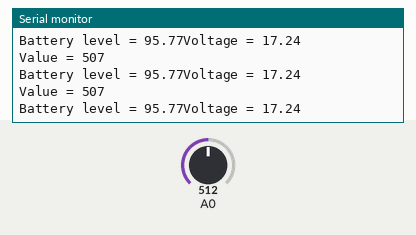
This sketch was run on a simulated ESP8266 (NodeMCU). Parts: the last lines printed to the serial monitor. Inputs (shaded band) come from the test bench; at power-on: A0 = 512. WiFi joins after 1.5 s; servers stay silent unless stated.

Above: at 3.0 s.
3.1 s: A0 set to 716
At 3.11 s:
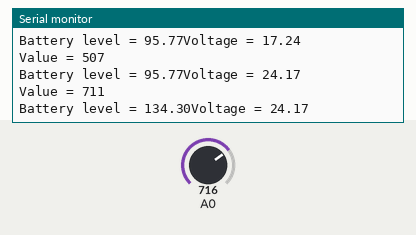
6.1 s: A0 set to 900
At 13.51 s:
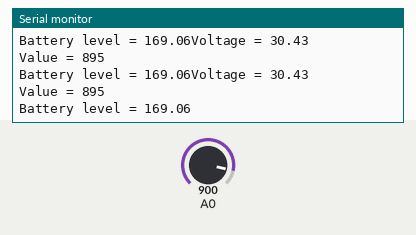
Timing chart, 0 to 13.6 s (numbered marks = the images above; inputs shaded):
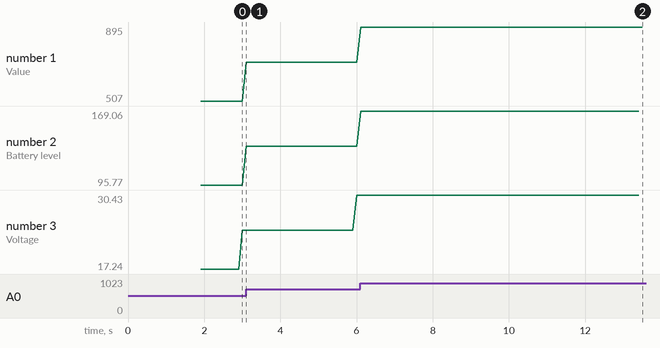

The sketch:

Battery_Controller.ino
```cpp
#define BLYNK_TEMPLATE_ID ""
#define BLYNK_TEMPLATE_NAME "EV Battery Status"
#define BLYNK_AUTH_TOKEN ""

//#include <WiFi.h>
//#include <ESP8266WiFi.h>

#include <BlynkSimpleEsp8266.h>
BlynkTimer timer;

char auth[] = BLYNK_AUTH_TOKEN;
char ssid[] = "hello";
char pass[] = "123456789";

int value = 0;
float voltage, battery, q = 18;

void eee(){
    value = analogRead(A0);
    value = value-5;
    voltage = value * 0.034;
    battery = (voltage*100)/q;
    Blynk.virtualWrite(V0,voltage);
    Blynk.virtualWrite(V1,battery);
    Serial.print("Voltage = ");
    Serial.println(voltage);
    Serial.print("Value = ");
    Serial.println(value);
    Serial.print("Battery level = ");
    Serial.print(battery);
}

void setup(){
    Serial.begin(9200);
    Blynk.begin(auth, ssid, pass);
    timer.setInterval(100L,eee);
}

void loop(){
    Blynk.run();
    timer.run();
}
```

Measured:
- after the input at 3.1 s, the serial monitor: prints a new line at once (image 1)
- after the input at 6.1 s, the serial monitor: prints a new line at once (image 2)
- plotted number 1: 507 → 711 after the input at 3.1 s, 711 → 895 after the input at 6.1 s
- plotted number 2: 95.77 → 134.3 after the input at 3.1 s, 134.3 → 169.06 after the input at 6.1 s
- plotted number 3: 24.17 → 30.43 after the input at 3.1 s
